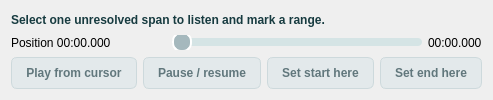
                                  <widget class="QFrame" name="unresolvedPreviewFrame">
                                    <property name="styleSheet">
                                      <string>QFrame#unresolvedPreviewFrame {background:#F2F7F7;border:1px solid #D9E5E7;border-radius:6px;}</string>
                                    </property>
                                    <layout class="QVBoxLayout" name="unresolvedPreviewLayout">
                                      <item>
                                        <widget class="QLabel" name="unresolvedRangeSummary">
                                          <property name="styleSheet">
                                            <string>font-weight:600;color:#173B40;border:none;</string>
                                          </property>
                                          <property name="text">
                                            <string>Select one unresolved span to listen and mark a range.</string>
                                          </property>
                                          <property name="wordWrap">
                                            <bool>true</bool>
                                          </property>
                                        </widget>
                                      </item>
                                      <item>
                                        <layout class="QHBoxLayout" name="unresolvedSeekRow">
                                          <item>
                                            <widget class="QLabel" name="unresolvedCursorLabel">
                                              <property name="minimumSize">
                                                <size>
                                                  <width>155</width>
                                                  <height>0</height>
                                                </size>
                                              </property>
                                              <property name="styleSheet">
                                                <string>border:none;</string>
                                              </property>
                                              <property name="text">
                                                <string>Position 00:00.000</string>
                                              </property>
                                            </widget>
                                          </item>
                                          <item>
                                            <widget class="QSlider" name="unresolvedSeekSlider">
                                              <property name="enabled">
                                                <bool>false</bool>
                                              </property>
                                              <property name="toolTip">
                                                <string>Listen within the selected item. Mark start/end using the displayed time system, then use the edit or review action to save.</string>
                                              </property>
                                              <property name="accessibleName">
                                                <string>Unresolved playback position</string>
                                              </property>
                                              <property name="styleSheet">
                                                <string>QSlider::groove:horizontal {height:8px;background:#D5E4E5;border-radius:4px;} QSlider::sub-page:horizontal {background:#157A6E;border-radius:4px;} QSlider::handle:horizontal {background:#1E607A;border:2px solid #FFFFFF;width:16px;margin:-6px 0;border-radius:9px;} QSlider::handle:horizontal:hover {background:#1B566E;} QSlider::handle:horizontal:focus {border:2px solid #173B40;} QSlider::handle:horizontal:disabled {background:#A5B8BD;}</string>
                                              </property>
                                              <property name="minimum">
                                                <number>0</number>
                                              </property>
                                              <property name="maximum">
                                                <number>0</number>
                                              </property>
                                              <property name="singleStep">
                                                <number>100</number>
                                              </property>
                                              <property name="pageStep">
                                                <number>1000</number>
                                              </property>
                                              <property name="orientation">
                                                <enum>Qt::Orientation::Horizontal</enum>
                                              </property>
                                            </widget>
                                          </item>
                                          <item>
                                            <widget class="QLabel" name="unresolvedSeekEnd">
                                              <property name="styleSheet">
                                                <string>border:none;</string>
                                              </property>
                                              <property name="text">
                                                <string>00:00.000</string>
                                              </property>
                                            </widget>
                                          </item>
                                        </layout>
                                      </item>
                                      <item>
                                        <layout class="QHBoxLayout" name="unresolvedPreviewActions">
                                          <item>
                                            <widget class="QPushButton" name="playUnresolvedCursor">
                                              <property name="enabled">
                                                <bool>false</bool>
                                              </property>
                                              <property name="toolTip">
                                                <string>Listen within the selected item. Mark start/end using the displayed time system, then use the edit or review action to save.</string>
                                              </property>
                                              <property name="styleSheet">
                                                <string>QPushButton#playUnresolvedCursor {background:#157A6E;color:#FFFFFF;border:1px solid #157A6E;border-radius:6px;padding:8px 14px;font-weight:600;} QPushButton#playUnresolvedCursor:hover {background:#136E63;border-color:#136E63;} QPushButton#playUnresolvedCursor:focus {border:2px solid #173B40;padding:7px 13px;} QPushButton#playUnresolvedCursor:disabled {background:#E3E9EB;color:#61777C;border-color:#CDD9DC;}</string>
                                              </property>
                                              <property name="text">
                                                <string>Play from cursor</string>
                                              </property>
                                            </widget>
                                          </item>
                                          <item>
                                            <widget class="QPushButton" name="pauseUnresolvedPreview">
                                              <property name="enabled">
                                                <bool>false</bool>
                                              </property>
                                              <property name="toolTip">
                                                <string>Listen within the selected item. Mark start/end using the displayed time system, then use the edit or review action to save.</string>
                                              </property>
                                              <property name="styleSheet">
                                                <string>QPushButton#pauseUnresolvedPreview {background:#2563EB;color:#FFFFFF;border:1px solid #2563EB;border-radius:6px;padding:8px 14px;font-weight:600;} QPushButton#pauseUnresolvedPreview:hover {background:#2159D4;border-color:#2159D4;} QPushButton#pauseUnresolvedPreview:focus {border:2px solid #173B40;padding:7px 13px;} QPushButton#pauseUnresolvedPreview:disabled {background:#E3E9EB;color:#61777C;border-color:#CDD9DC;}</string>
                                              </property>
                                              <property name="text">
                                                <string>Pause / resume</string>
                                              </property>
                                            </widget>
                                          </item>
                                          <item>
                                            <widget class="QPushButton" name="markUnresolvedStart">
                                              <property name="enabled">
                                                <bool>false</bool>
                                              </property>
                                              <property name="toolTip">
                                                <string>Listen within the selected item. Mark start/end using the displayed time system, then use the edit or review action to save.</string>
                                              </property>
                                              <property name="styleSheet">
                                                <string>QPushButton#markUnresolvedStart {background:#4F46E5;color:#FFFFFF;border:1px solid #4F46E5;border-radius:6px;padding:8px 14px;font-weight:600;} QPushButton#markUnresolvedStart:hover {background:#473FCE;border-color:#473FCE;} QPushButton#markUnresolvedStart:focus {border:2px solid #173B40;padding:7px 13px;} QPushButton#markUnresolvedStart:disabled {background:#E3E9EB;color:#61777C;border-color:#CDD9DC;}</string>
                                              </property>
                                              <property name="text">
                                                <string>Set start here</string>
                                              </property>
                                            </widget>
                                          </item>
                                          <item>
                                            <widget class="QPushButton" name="markUnresolvedEnd">
                                              <property name="enabled">
                                                <bool>false</bool>
                                              </property>
                                              <property name="toolTip">
                                                <string>Listen within the selected item. Mark start/end using the displayed time system, then use the edit or review action to save.</string>
                                              </property>
                                              <property name="styleSheet">
                                                <string>QPushButton#markUnresolvedEnd {background:#7C3AED;color:#FFFFFF;border:1px solid #7C3AED;border-radius:6px;padding:8px 14px;font-weight:600;} QPushButton#markUnresolvedEnd:hover {background:#7034D5;border-color:#7034D5;} QPushButton#markUnresolvedEnd:focus {border:2px solid #173B40;padding:7px 13px;} QPushButton#markUnresolvedEnd:disabled {background:#E3E9EB;color:#61777C;border-color:#CDD9DC;}</string>
                                              </property>
                                              <property name="text">
                                                <string>Set end here</string>
                                              </property>
                                            </widget>
                                          </item>
                                        </layout>
                                      </item>
                                    </layout>
                                  </widget>
